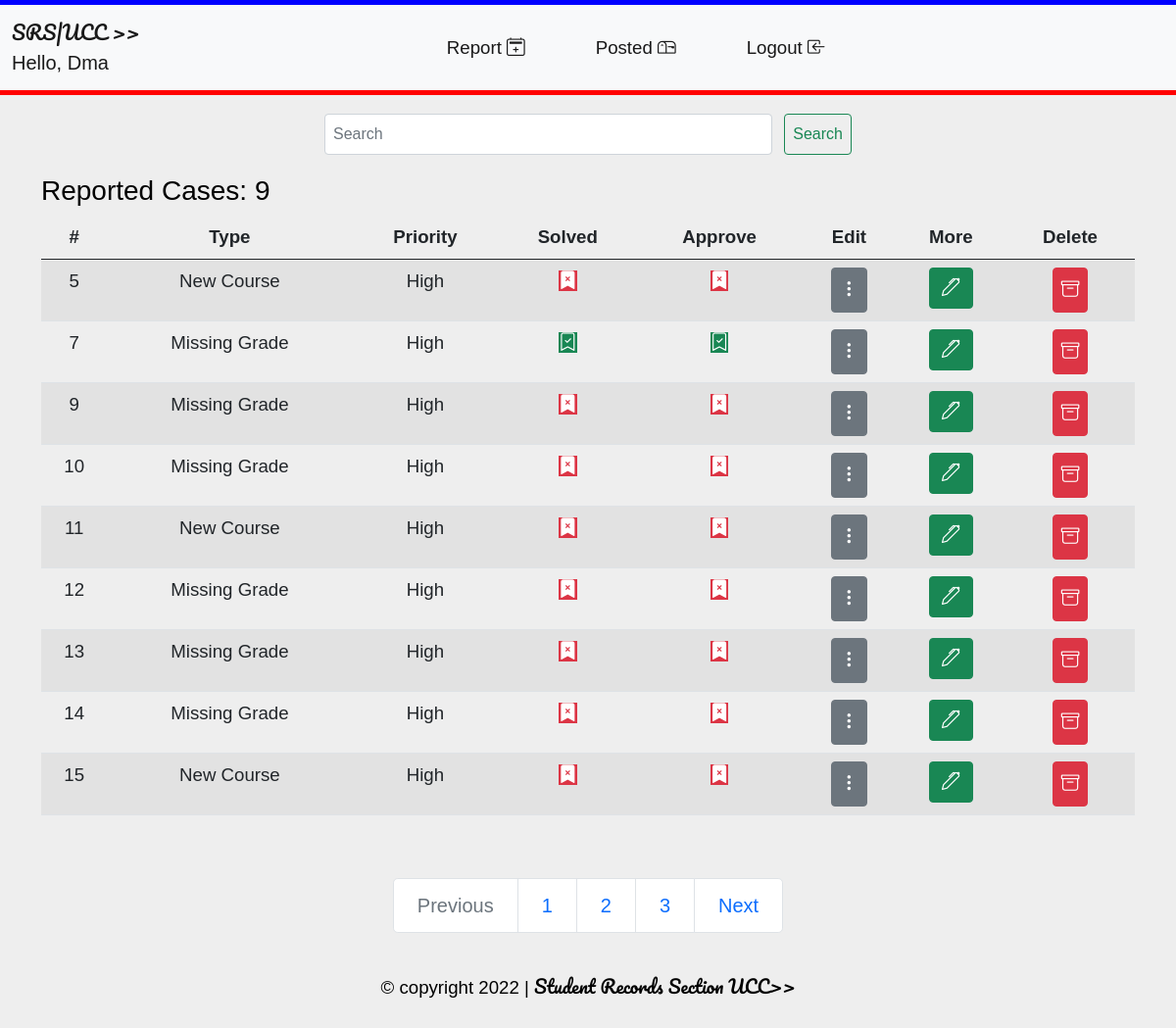
The page /admin_issues/ (signed in) on the database its author committed.
### srs/models.py (models this page shows)
class User(AbstractUser):
    is_customer = models.BooleanField(default=False)
    is_employee = models.BooleanField(default=False)
    is_admin = models.BooleanField(default=False)
    first_name = models.CharField(max_length=100)
    last_name = models.CharField(max_length=100)

class Issues(models.Model):
    Issuer = models.ForeignKey(User, on_delete=models.CASCADE, null=True, blank=True)
    Issue_Title = models.ForeignKey(IssuesTypes, on_delete=models.CASCADE, null=True, blank=True)
    Issue_Priority = models.ForeignKey(IssuesPriority, on_delete=models.CASCADE, null=True, blank=True)
    Issue_Progress = models.ForeignKey(IssuesProgress, on_delete=models.CASCADE, null=True, blank=True)
    Issue = models.BooleanField(default=True)
    Issue_Approve = models.BooleanField(default=False)
    Issue_Description = models.TextField(null=False, blank=False)
    Issue_Created_On = models.DateTimeField(auto_now_add=True)
    Issue_Closed_By = models.CharField(max_length=200,null=True, blank=True)
    Issue_Closed_On = models.CharField(max_length=200, null=True, blank=True)
    Issue_Complete = models.BooleanField(default=False)
    Issue_Solution_Summary = models.TextField(null=True, blank=True)

class IssuesTypes(models.Model):
    Type_Title = models.CharField(max_length=200)
    def __str__(self):
        return self.Type_Title
    class Meta:
        ordering= ['Type_Title']

class IssuesPriority(models.Model):
    Priority_Title = models.CharField(max_length=200)
    def __str__(self):
        return self.Priority_Title
    class Meta:
        ordering= ['Priority_Title']

### srs/views.py (the view)
# urls.py: path('admin_issues/',AdminIssueListView.as_view(), name='admin_issues'),
class AdminIssueListView(LoginRequiredMixin,ListView):
    model = Issues
    context_object_name = 'emp_issues'
    template_name = 'srs/emp_issues_list.html'
    def get_context_data(self, **kwargs):
        context = super().get_context_data(**kwargs)
        context['issues'] = context['emp_issues'].filter(Issue=True)
        context['count'] = context['emp_issues'].filter(Issue=True).count
        search_bar = self.request.GET.get('search-area') or ''
        if search_bar:
            context['issues'] = context['issues'].filter(
                 Issue_Description__icontains = search_bar)
        context['search_bar'] = search_bar
        return context

### srs/templates/srs/emp_issues_list.html (shortened to what this page needs)
{% extends "srs/base.html"%}
{% load crispy_forms_tags %}
{% block content %}
<br><br>
<div class="container text-center">
    <div class="row">
      <div class="col-md-6 contain">
        <form class="d-flex" method="GET">
          <input class="form-control me-2 p-2 m-1" type="search" name="search-area"
          placeholder="Search" aria-label="Search" value="{{search_bar}}">
          <button class="btn btn-outline-success p-2 m-1" type="submit">Search</button>
        </form>
      </div>
    </div>
  </div>
{%if request.user.is_admin %}
<div class="container">
  <div class="row">
    <div class="col-md-12 contain mt-3">
        <h3>Reported Case{{count|pluralize:"s"}}: {{count}}</h3>
      <table class="table table-striped table-hover p-5 text-center">
        <thead>
          <tr>
            <th scope="col"> #</th>
            <th scope="col"> Type</th>
            <th scope="col">Priority</th>
            <th scope="col"> Solved</th>
            <th>Approve</th>
            <th>Edit</th>
            <th scope="col">More</th>
            <th>Delete</th>
          </tr>
        </thead>
        <tbody>
          {%for issue in issues%}
        <tr class="text-center">
            <td scope="row">{{issue.pk}}</td>
          <td scope="row">{{issue.Issue_Title}}</td>
          <td>{{issue.Issue_Priority}}</td>
          {%if issue.Issue_Complete%}
          <td><i class="bi bi-bookmark-check btn-success"></i></td>
          {%else%}
          <td><i class="bi bi-bookmark-x-fill btn-danger"></i></td>
          {%endif%}          {%if issue.Issue_Approve%}
          <td><i class="bi bi-bookmark-check btn-success"></i></td>
          {%else%}
          <td><i class="bi bi-bookmark-x-fill btn-danger"></i></td>
          {%endif%}          <td><a class="btn btn-secondary p-2" href="{% url 'detail' issue.pk %}"> <i class="bi bi-three-dots-vertical"></i> </a></td>
          <td><a class="btn btn-success" href="{% url 'admin_update' issue.pk %}"> <i class="bi bi-pen"></i> </a></td>
          <td><a class="btn btn-danger p-2" href="{% url 'delete' issue.pk %}">  <i class="bi bi-archive"></i> </a></td>
        </tr>
        {%empty%}
    <h3>No item in Issues</h3>
    {%endfor%}
      </tbody>
      </table>
    </div>
  </div>
</div>
{%endif%}
<nav aria-label="Page navigation ">
  <ul class="pagination justify-content-center pagination-lg pt-5">
    <li class="page-item disabled">
      <a class="page-link" href="#" tabindex="-1" aria-disabled="true">Previous</a>
    </li>
    <li class="page-item"><a class="page-link" href="#">1</a></li>
    <li class="page-item"><a class="page-link" href="#">2</a></li>
    <li class="page-item"><a class="page-link" href="#">3</a></li>
    <li class="page-item">
      <a class="page-link" href="#">Next</a>
    </li>
  </ul>
</nav>
{% endblock content %}

### srs/templates/srs/base.html (shortened to what this page needs)
<!doctype html>
{% load static %}
<html lang="en">
  <head>
    <link href="https://cdn.jsdelivr.net/npm/bootstrap@5.0.2/dist/css/bootstrap.min.css"
    rel="stylesheet"
>
    <link rel="stylesheet" href="https://cdn.jsdelivr.net/npm/bootstrap-icons@1.3.0/font/bootstrap-icons.css">
  </head>
  <body>
    <nav class="navbar navbar-expand-lg navbar-light bg-light fixed-top">
      <div class="container-fluid">
        <a class="navbar-brand" href="{%url 'base-home'%}"><span class="logo">SRS|UCC >>
        </span><br>Hello, {{request.user|title}} </a>
        {%if request.user.is_authenticated %}
        <div class="collapse navbar-collapse" id="navbarSupportedContent">
          <ul class="navbar-nav m-auto mb-2 mb-lg-0">
            <li class="nav-item me-5">
              <a class="nav-link active p-2 m-1" aria-current="page" href="{%url 'create'%}">
                 Report <i class="bi bi-calendar2-plus"></i></a>
            </li>
            {%if request.user.is_admin %}
            <li class="nav-item me-5">
              <a class="nav-link active p-2 m-1" aria-current="page" href="{%url 'admin_issues'%}">
               Posted <i class="bi bi-mailbox"></i></a>
            </li>
            {%endif%}
            <li class="nav-item me-5">
              <a class="nav-link  active p-2 m-1" aria-current="page" href="{%url 'logout'%}">
                Logout <i class="bi bi-box-arrow-in-left"></i></a>
            </li>
            {%else%}
            <li class="nav-item me-5">
              <a class="nav-link  active p-2 m-1" aria-current="page" href="{%url 'login'%}">
               Login <i class="bi bi-box-arrow-in-right"></i></a>
            </li>
            {%endif%}
          </ul>
        </div>
      </div>
    </nav>
    <br> <br>
    {% block content %}{% endblock %}
    <div class="container-fluid  text-center  mt-2">
<p class="p-4">&copy copyright 2022 | <span class="logo"> Student Records Section UCC>></span></p>
    </div>
  </body>
</html>

### srs/templates/srs/base.html (style rules this page uses)
h1,h2,h3,h4,h5,h6 { font-family: 'Raleway', sans-serif; }
.contain { margin: auto; }
a { text-decoration: none; color: #0438A2; }
body { font-family: 'Mingzat', sans-serif; font-size: 14pt; background-color: #EEEEEE; color: black; }
.logo { font-family: 'Pacifico', cursive; }
.navbar { border-bottom: 5px solid red; border-top: 5px solid blue; }
.bi { font-size: 14pt; }

### rows shown on the page
User: user "Dma"
Issues: pk "5", Issue_Title "New Course", Issue_Priority "High", Issue_Complete False (drawn), Issue_Approve False (drawn)
Issues: pk "7", Issue_Title "Missing Grade", Issue_Priority "High", Issue_Complete True (drawn), Issue_Approve True (drawn)
Issues: pk "9", Issue_Title "Missing Grade", Issue_Priority "High", Issue_Complete False (drawn), Issue_Approve False (drawn)
Issues: pk "10", Issue_Title "Missing Grade", Issue_Priority "High", Issue_Complete False (drawn), Issue_Approve False (drawn)
Issues: pk "11", Issue_Title "New Course", Issue_Priority "High", Issue_Complete False (drawn), Issue_Approve False (drawn)
Issues: pk "12", Issue_Title "Missing Grade", Issue_Priority "High", Issue_Complete False (drawn), Issue_Approve False (drawn)
Issues: pk "13", Issue_Title "Missing Grade", Issue_Priority "High", Issue_Complete False (drawn), Issue_Approve False (drawn)
Issues: pk "14", Issue_Title "Missing Grade", Issue_Priority "High", Issue_Complete False (drawn), Issue_Approve False (drawn)
Issues: pk "15", Issue_Title "New Course", Issue_Priority "High", Issue_Complete False (drawn), Issue_Approve False (drawn)

### other values the page prints
{{ count }} "9"
